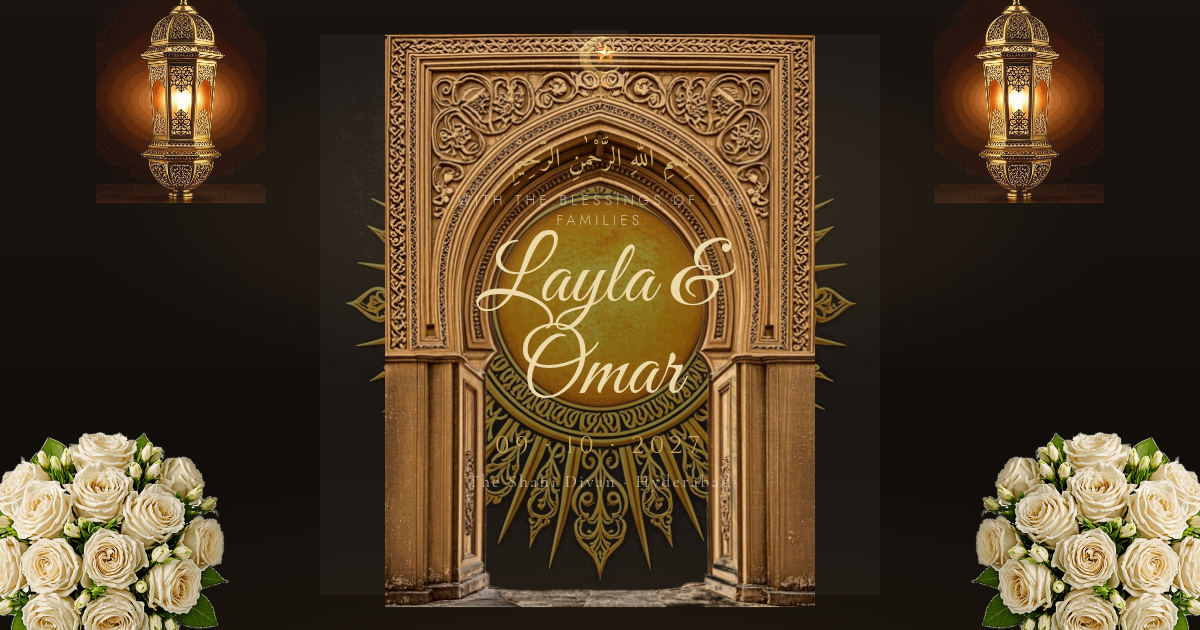
#> input picture assets/og-card.jpg, 1200 x 630 px, given in place of og-card.jpg.png, which was not available
$ python cutout-noor.py ../assets/og-card.jpg
#> lines starting #> are read from the running program, lines starting #| are printed output that depends on the picture; after the words box and inside, x2 and y2 are one past the last pixel; in counts of white or black regions, pixels touching at a corner belong together
#!/usr/bin/env python3
"""NOOR — cutout pipeline: border flood-fill background removal (keeps
interior highlights opaque), interior keying for the open arch niches,
feather + white unmix, palette compression. Raw white-bg -> transparent art."""
import numpy as np
from PIL import Image
from scipy import ndimage
import os, sys

RAW = "/home/z/my-project/noor-invitation/_raw-art"
OUT = "/home/z/my-project/noor-invitation/assets/art"


def dist_from_white(rgb):
    return np.sqrt(((1.0 - rgb) ** 2).sum(axis=2)) / np.sqrt(3)


def cutout(name, t_bg=0.030, interior_key=False, t_int=0.10, feather=1.1,
           maxdim=1300, colors=256):
#> called with name = '../assets/og-card.jpg', t_bg = 0.03, interior_key = False, t_int = 0.1, feather = 1.1, maxdim = 1300, colors = 256
    img = Image.open(os.path.join(RAW, name + ".png")).convert("RGB")
#> img is the input picture: PIL image 1200x630 RGB; mean R, G, B 78.9, 61.4, 38.8
    rgb = np.asarray(img).astype(np.float32) / 255.0
    d = dist_from_white(rgb)
#> in dist_from_white, `return np.sqrt(((1.0 - rgb) ** 2).sum(axis=2)) / np.sqrt(3)`:
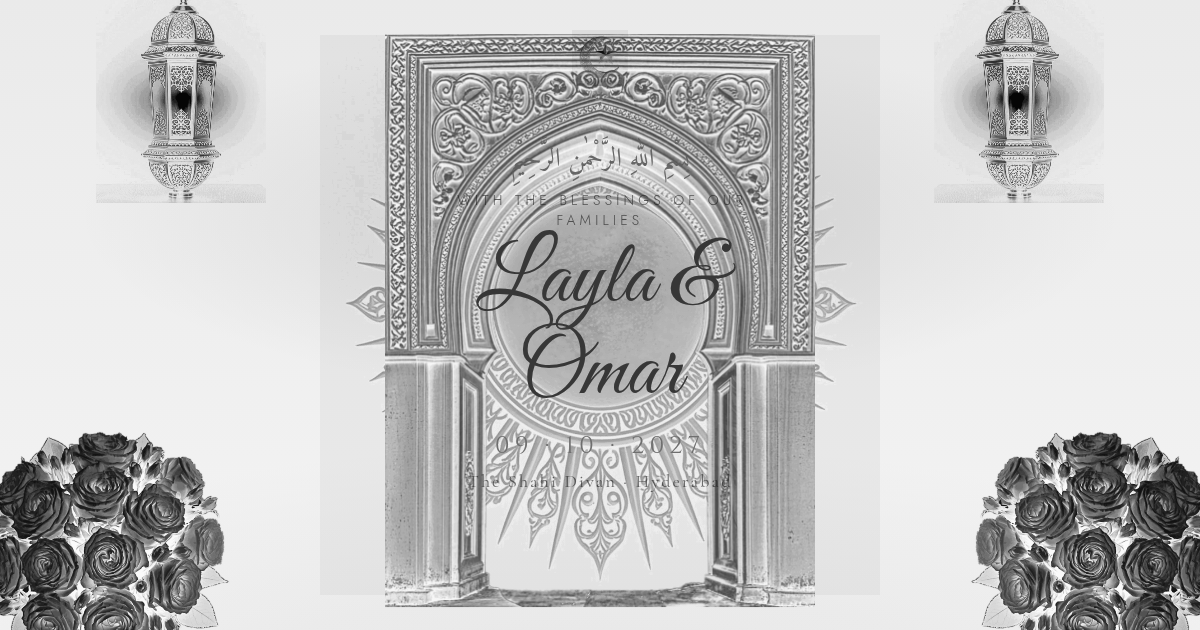
#> returned value: shape (630, 1200) float32; min 0.0214, max 0.982, mean 0.773

    bg_candidate = d < t_bg
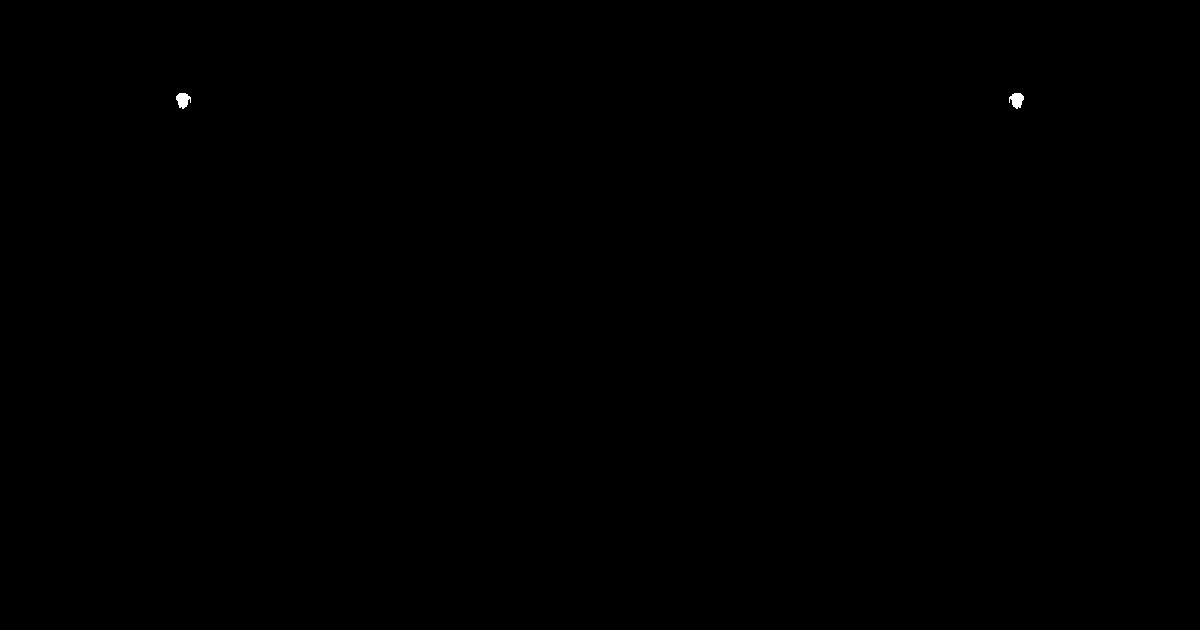
#> bg_candidate: shape (630, 1200) bool; 0.04% white; 2 white regions, box (x1, y1, x2, y2) and area: (176, 93, 191, 109) 163, (1009, 93, 1024, 109) 163
    seed = np.zeros_like(bg_candidate)
    seed[0, :] = seed[-1, :] = seed[:, 0] = seed[:, -1] = True
    outside = bg_candidate & ndimage.binary_propagation(seed, mask=bg_candidate)
#> outside: shape (630, 1200) bool; every value is 0
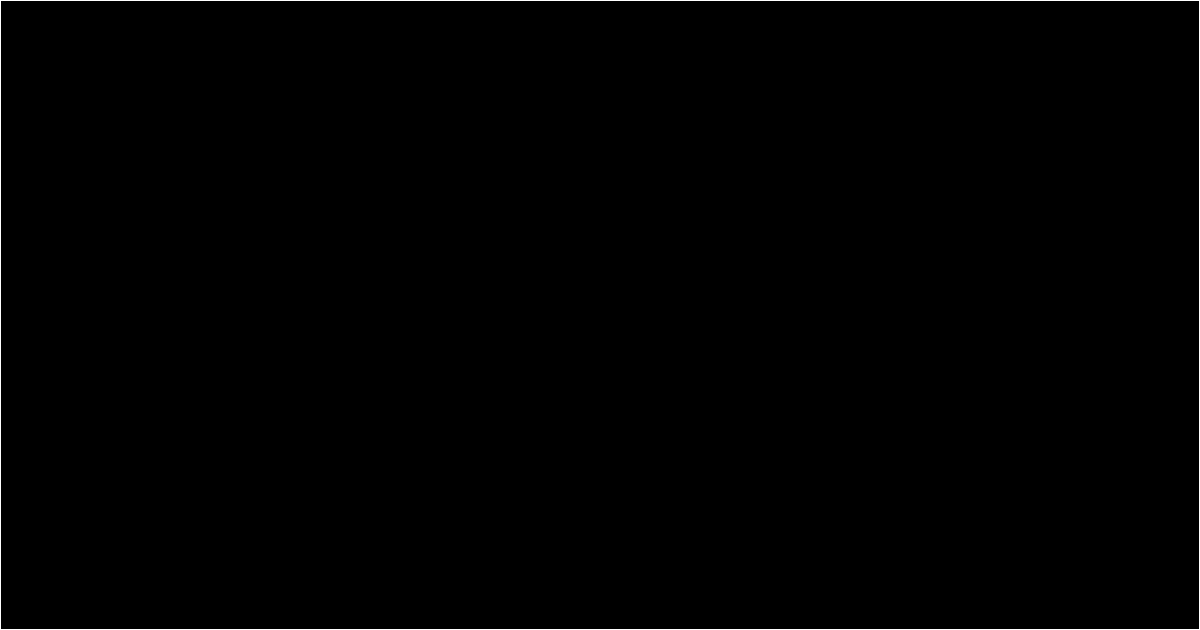
#> seed: shape (630, 1200) bool; 0.48% white in thin lines or dots
    a = np.where(outside, 0.0, 1.0)
#> a: shape (630, 1200) float64; every value is 1

    # despeckle: drop isolated opaque specks (gold glitter noise)
    lab, n = ndimage.label(a > 0.15)
#> lab: shape (630, 1200) int32; every value is 1
#> n = 1
    if n:
        sizes = ndimage.sum(a > 0.15, lab, range(1, n + 1))
#> sizes = [756000]
        kill = np.isin(lab, [i + 1 for i, s in enumerate(sizes) if s < 220])
        a = np.where(kill, 0.0, a)

    if interior_key:
        # large ENCLOSED near-white regions inside the solid art (the open
        # niche interior) key out to transparency; small highlights stay
        solid = a > 0.5
        candidate = (d < t_int) & solid
        lab, n = ndimage.label(candidate)
        if n:
            sizes = ndimage.sum(candidate, lab, range(1, n + 1))
            big = np.isin(lab, [i + 1 for i, s in enumerate(sizes) if s >= 20000])
            ramp = np.clip((d - t_int) / (0.34 - t_int), 0, 1)
            a = np.where(big, ramp, a)

    a = ndimage.gaussian_filter(a, feather)
#> a: shape (630, 1200) float64; every value is 1
    a = np.clip(a, 0, 1)

    af = np.maximum(a, 1e-4)[..., None]
    rgb_out = np.clip((rgb - (1.0 - a[..., None]) * 1.0) / af, 0, 1)
    rgba = np.dstack([(rgb_out * 255).astype(np.uint8),
                      (a * 255).astype(np.uint8)])
    im = Image.fromarray(rgba)
    bbox = im.getchannel("A").point(lambda v: 255 if v > 8 else 0).getbbox()
#> bbox = (0, 0, 1200, 630)
    if bbox:
        im = im.crop(bbox)
    w, h = im.size
#> w = 1200; h = 630
    if max(w, h) > maxdim:
        s = maxdim / max(w, h)
        im = im.resize((round(w * s), round(h * s)), Image.LANCZOS)
    q = im.quantize(colors=colors, method=Image.FASTOCTREE, dither=Image.FLOYDSTEINBERG)
    path = os.path.join(OUT, name + ".png")
    q.save(path, "PNG", optimize=True)
    print(f"{name}: {im.size[0]}x{im.size[1]} -> {os.path.getsize(path)//1024}KB")
#| ../assets/og-card.jpg: 1200x630 -> 197KB


if __name__ == "__main__":
    names = sys.argv[1:] or [
        "arch-noor-tall", "arch-noor", "lantern-noor", "shamsa-noor",
        "corner-noor", "roses-noor", "swag-noor", "divider-noor",
        "seal-noor", "dome-noor", "crescent-noor",
    ]
    for name in names:
        kwargs = {}
        if name in ("arch-noor-tall", "arch-noor"):
            kwargs = dict(interior_key=True, t_int=0.10, feather=1.0, maxdim=1400)
        if name == "divider-noor":
            kwargs = dict(feather=0.8, maxdim=1400)
        try:
            cutout(name, **kwargs)
        except Exception as e:
            print(f"{name}: FAILED {e}")
